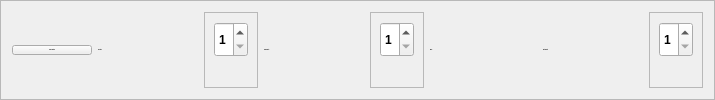
          <widget class="QFrame" name="frame_2">
           <property name="minimumSize">
            <size>
             <width>0</width>
             <height>0</height>
            </size>
           </property>
           <property name="font">
            <font>
             <weight>75</weight>
             <bold>true</bold>
            </font>
           </property>
           <property name="frameShape">
            <enum>QFrame::StyledPanel</enum>
           </property>
           <property name="frameShadow">
            <enum>QFrame::Raised</enum>
           </property>
           <layout class="QHBoxLayout" name="horizontalLayout_15">
            <item>
             <widget class="QPushButton" name="show_matrix">
              <property name="font">
               <font>
                <pointsize>-1</pointsize>
               </font>
              </property>
              <property name="text">
               <string>Show Matrix</string>
              </property>
              <property name="icon">
               <iconset>
                <normaloff>icons/matrix.png</normaloff>icons/matrix.png</iconset>
              </property>
              <property name="iconSize">
               <size>
                <width>60</width>
                <height>55</height>
               </size>
              </property>
              <property name="shortcut">
               <string>Ctrl+M</string>
              </property>
             </widget>
            </item>
            <item>
             <layout class="QHBoxLayout" name="horizontalLayout_16">
              <item>
               <widget class="QLabel" name="label_11">
                <property name="minimumSize">
                 <size>
                  <width>100</width>
                  <height>0</height>
                 </size>
                </property>
                <property name="maximumSize">
                 <size>
                  <width>150</width>
                  <height>16777215</height>
                 </size>
                </property>
                <property name="font">
                 <font>
                  <pointsize>-1</pointsize>
                  <weight>75</weight>
                  <bold>true</bold>
                 </font>
                </property>
                <property name="text">
                 <string>Severity:</string>
                </property>
               </widget>
              </item>
              <item>
               <widget class="QFrame" name="frame_3">
                <property name="font">
                 <font>
                  <weight>75</weight>
                  <bold>true</bold>
                 </font>
                </property>
                <property name="frameShape">
                 <enum>QFrame::StyledPanel</enum>
                </property>
                <property name="frameShadow">
                 <enum>QFrame::Raised</enum>
                </property>
                <layout class="QVBoxLayout" name="verticalLayout_4">
                 <item>
                  <widget class="QSpinBox" name="severity_spinbox">
                   <property name="minimumSize">
                    <size>
                     <width>0</width>
                     <height>35</height>
                    </size>
                   </property>
                   <property name="font">
                    <font>
                     <weight>75</weight>
                     <bold>true</bold>
                    </font>
                   </property>
                   <property name="minimum">
                    <number>1</number>
                   </property>
                   <property name="maximum">
                    <number>5</number>
                   </property>
                  </widget>
                 </item>
                 <item>
                  <widget class="QLabel" name="severity_description_label">
                   <property name="font">
                    <font>
                     <pointsize>-1</pointsize>
                     <weight>75</weight>
                     <bold>true</bold>
                    </font>
                   </property>
                   <property name="text">
                    <string/>
                   </property>
                  </widget>
                 </item>
                </layout>
               </widget>
              </item>
             </layout>
            </item>
            <item>
             <layout class="QHBoxLayout" name="horizontalLayout_17">
              <item>
               <widget class="QLabel" name="label_12">
                <property name="minimumSize">
                 <size>
                  <width>100</width>
                  <height>0</height>
                 </size>
                </property>
                <property name="maximumSize">
                 <size>
                  <width>150</width>
                  <height>16777215</height>
                 </size>
                </property>
                <property name="font">
                 <font>
                  <pointsize>-1</pointsize>
                  <weight>75</weight>
                  <bold>true</bold>
                 </font>
                </property>
                <property name="text">
                 <string>Probability:</string>
                </property>
               </widget>
              </item>
              <item>
               <widget class="QFrame" name="frame_4">
                <property name="font">
                 <font>
                  <weight>75</weight>
                  <bold>true</bold>
                 </font>
                </property>
                <property name="frameShape">
                 <enum>QFrame::StyledPanel</enum>
                </property>
                <property name="frameShadow">
                 <enum>QFrame::Raised</enum>
                </property>
                <layout class="QVBoxLayout" name="verticalLayout_5">
                 <item>
                  <widget class="QSpinBox" name="probability_spinbox">
                   <property name="minimumSize">
                    <size>
                     <width>0</width>
                     <height>35</height>
                    </size>
                   </property>
                   <property name="font">
                    <font>
                     <weight>75</weight>
                     <bold>true</bold>
                    </font>
                   </property>
                   <property name="minimum">
                    <number>1</number>
                   </property>
                   <property name="maximum">
                    <number>5</number>
                   </property>
                   <property name="value">
                    <number>1</number>
                   </property>
                  </widget>
                 </item>
                 <item>
                  <widget class="QLabel" name="probability_description_label">
                   <property name="font">
                    <font>
                     <pointsize>-1</pointsize>
                     <weight>75</weight>
                     <bold>true</bold>
                    </font>
                   </property>
                   <property name="text">
                    <string/>
                   </property>
                  </widget>
                 </item>
                </layout>
               </widget>
              </item>
             </layout>
            </item>
            <item>
             <layout class="QHBoxLayout" name="horizontalLayout_18">
              <item>
               <widget class="QLabel" name="label_13">
                <property name="minimumSize">
                 <size>
                  <width>100</width>
                  <height>0</height>
                 </size>
                </property>
                <property name="maximumSize">
                 <size>
                  <width>150</width>
                  <height>16777215</height>
                 </size>
                </property>
                <property name="font">
                 <font>
                  <pointsize>-1</pointsize>
                  <weight>75</weight>
                  <bold>true</bold>
                 </font>
                </property>
                <property name="text">
                 <string>RPN: </string>
                </property>
               </widget>
              </item>
              <item>
               <widget class="QLabel" name="rpn_value_label">
                <property name="minimumSize">
                 <size>
                  <width>0</width>
                  <height>40</height>
                 </size>
                </property>
                <property name="maximumSize">
                 <size>
                  <width>16777215</width>
                  <height>40</height>
                 </size>
                </property>
                <property name="font">
                 <font>
                  <pointsize>-1</pointsize>
                  <weight>75</weight>
                  <bold>true</bold>
                 </font>
                </property>
                <property name="text">
                 <string/>
                </property>
               </widget>
              </item>
             </layout>
            </item>
            <item>
             <layout class="QHBoxLayout" name="horizontalLayout_20">
              <item>
               <widget class="QLabel" name="label_16">
                <property name="minimumSize">
                 <size>
                  <width>100</width>
                  <height>0</height>
                 </size>
                </property>
                <property name="maximumSize">
                 <size>
                  <width>150</width>
                  <height>16777215</height>
                 </size>
                </property>
                <property name="font">
                 <font>
                  <pointsize>-1</pointsize>
                  <weight>75</weight>
                  <bold>true</bold>
                 </font>
                </property>
                <property name="text">
                 <string>Dectability:</string>
                </property>
               </widget>
              </item>
              <item>
               <widget class="QFrame" name="frame_6">
                <property name="font">
                 <font>
                  <weight>75</weight>
                  <bold>true</bold>
                 </font>
                </property>
                <property name="frameShape">
                 <enum>QFrame::StyledPanel</enum>
                </property>
                <property name="frameShadow">
                 <enum>QFrame::Raised</enum>
                </property>
                <layout class="QVBoxLayout" name="verticalLayout_8">
                 <item>
                  <widget class="QSpinBox" name="dectability_spin_box">
                   <property name="minimumSize">
                    <size>
                     <width>0</width>
                     <height>35</height>
                    </size>
                   </property>
                   <property name="font">
                    <font>
                     <weight>75</weight>
                     <bold>true</bold>
                    </font>
                   </property>
                   <property name="minimum">
                    <number>1</number>
                   </property>
                   <property name="maximum">
                    <number>5</number>
                   </property>
                  </widget>
                 </item>
                 <item>
                  <widget class="QLabel" name="dectaility_label">
                   <property name="font">
                    <font>
                     <pointsize>-1</pointsize>
                     <weight>75</weight>
                     <bold>true</bold>
                    </font>
                   </property>
                   <property name="text">
                    <string/>
                   </property>
                  </widget>
                 </item>
                </layout>
               </widget>
              </item>
             </layout>
            </item>
           </layout>
          </widget>
